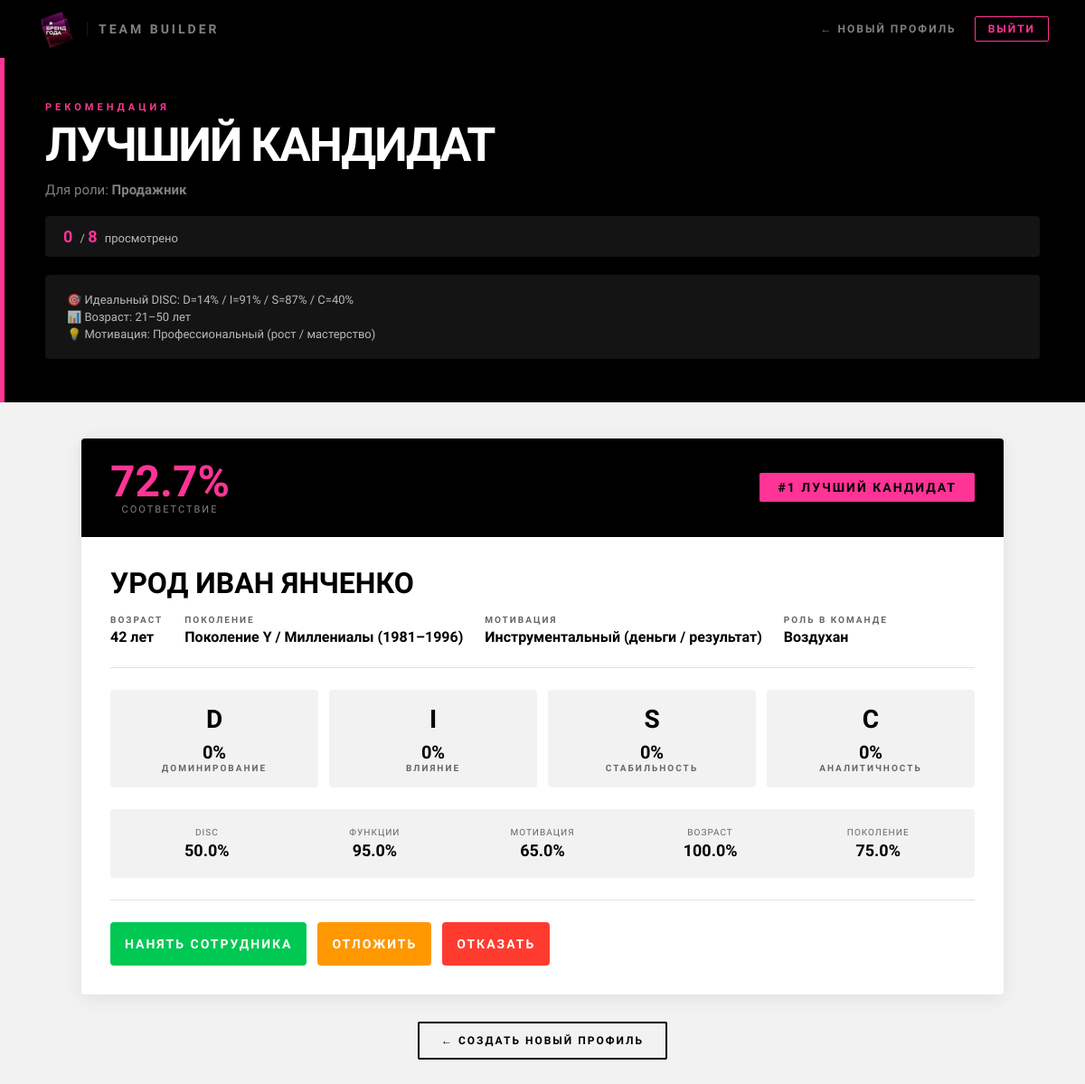
The page /recommendation/1/ (signed in) on the database as committed earlier.
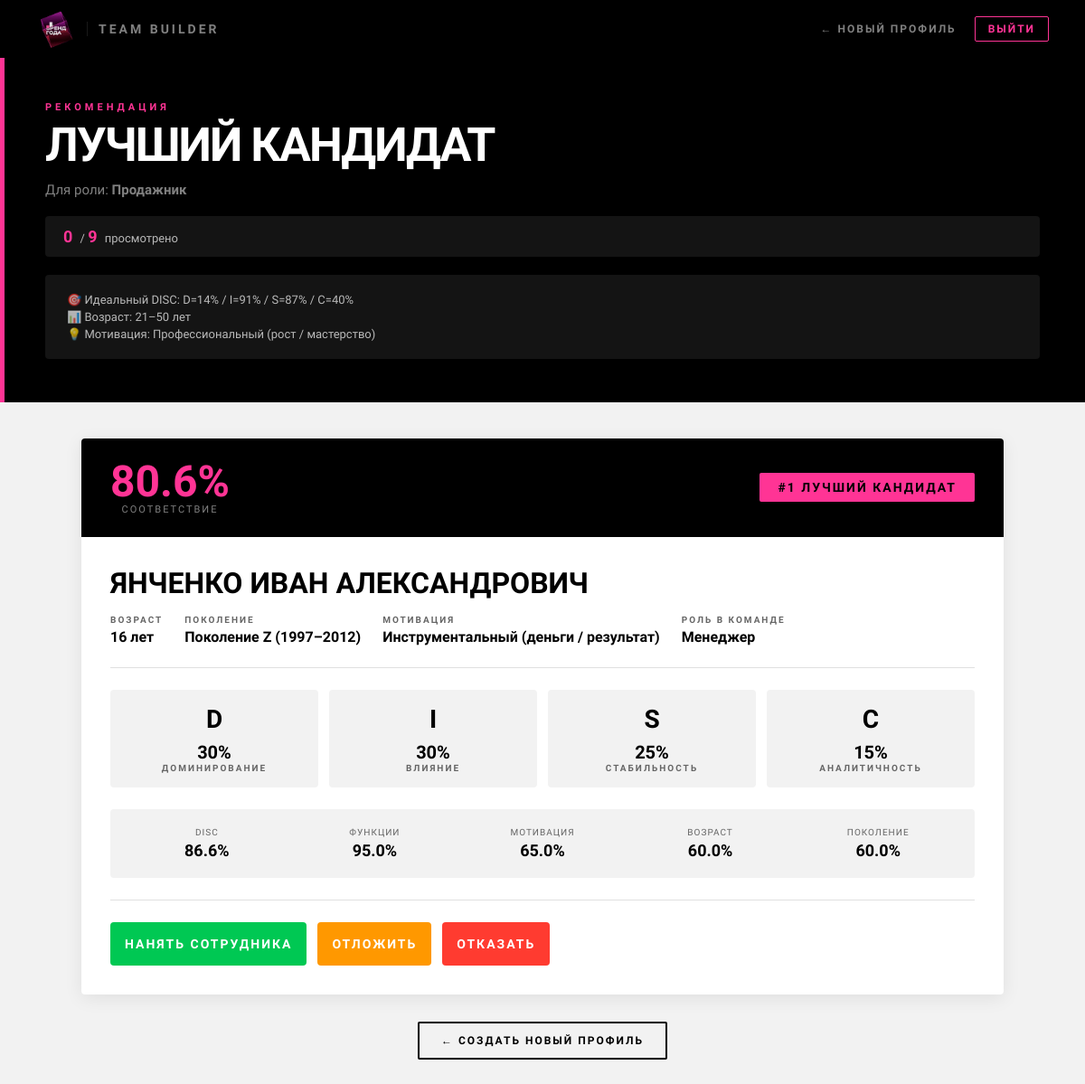
The same page on the database as committed later.
### profiles/models.py (models this page shows, shortened)
class Employee(models.Model):
    fio                 = models.CharField(max_length=255, verbose_name="ФИО")
    is_active_candidate = models.BooleanField(default=True, verbose_name="Активный кандидат")
    disc_scores = models.JSONField(null=True, blank=True, verbose_name="DISC баллы")
    gerchikov_type = models.CharField(
        max_length=50, choices=GERCHIKOV_CHOICES,
        verbose_name="Тип мотивации по Герчикову", blank=True,
    )
    age          = models.PositiveIntegerField(verbose_name="Возраст")
    generation   = models.CharField(max_length=10, choices=GENERATION_CHOICES, blank=True)
    role_in_team = models.CharField(max_length=100, blank=True, verbose_name="Роль в команде")
    salary_block      = models.JSONField(null=True, blank=True, verbose_name="Блок зарплаты")
    motivation_expect = models.TextField(blank=True, verbose_name="Что хочет сотрудник")
    current_team = models.ForeignKey(
        'Team',
        on_delete=models.SET_NULL,
        null=True,
        blank=True,
        related_name='current_members'  # ← ДОБАВЬТЕ ЭТО
    )
    manager = models.ForeignKey(
        CustomUser, on_delete=models.SET_NULL,
        null=True, blank=True, related_name='employees',
    )
    notes      = models.TextField(blank=True)
    created_at = models.DateTimeField(auto_now_add=True)
    class Meta:
        verbose_name = "Сотрудник"
        verbose_name_plural = "Сотрудники"
        ordering = ['-created_at']

### recommendations/views.py (the view)
# urls.py: path('recommendation/<int:profile_id>/', show_recommendation, name='show_recommendation'),
@login_required
def show_recommendation(request, profile_id):
    ideal = get_object_or_404(IdealProfile, id=profile_id, manager=request.user)
    processed_ids = set(
        RecommendationLog.objects.filter(
            manager=request.user,
            ideal_profile=ideal
        ).values_list('employee_id', flat=True)
    )
    pending_ids = set(request.session.get(f'pending_candidates_{profile_id}', []))
    processed_ids.update(pending_ids)
    all_recommendations = get_recommendations(ideal, limit=50)
    top_candidate = None
    for rec in all_recommendations:
        if rec['employee'].id not in processed_ids:
            top_candidate = _enrich_candidate(rec)
            break
    pending_candidates = Employee.objects.filter(id__in=pending_ids) if pending_ids else []
    return render(request, 'recommendations/best_recommendation.html', {
        'ideal':              ideal,
        'top_candidate':      top_candidate,
        'pending_candidates': pending_candidates,
        'all_count':          len(all_recommendations),
        'reviewed_count':     len(processed_ids),
    })

### recommendations/scorer.py (called while the page is built)
def get_recommendations(ideal_profile, limit: int = 10) -> list:
    scorer     = EmployeeScorer(ideal_profile)
    candidates = Employee.objects.filter(is_active_candidate=True)
    results = []
    for emp in candidates:
        result = scorer.score(emp)
        results.append(result)
    results.sort(key=lambda x: x['total'], reverse=True)
    return results[:limit]

    def score(self, employee: Employee) -> dict:
        axes = {
            'disc_fit':       self._disc_fit(employee),
            'motivation_fit': self._motivation_fit(employee),
            'gerchikov_pref': self._gerchikov_pref(employee),
            'gen_style_fit':  self._gen_style_fit(employee),
            'age_fit':        self._age_fit(employee),
        }
        total = sum(axes[k] * WEIGHTS[k] for k in axes) * 100
        return {
            'employee':    employee,
            'total':       round(total, 1),
            'axes':        {k: round(v, 3) for k, v in axes.items()},
            'explanation': self._explain(axes, employee),
        }

### templates/recommendations/best_recommendation.html (shortened to what the changed rows need)
{% load static %}
<!DOCTYPE html>
<html lang="ru">
<head>
    <link rel="stylesheet" href="{% static 'css/base.css' %}">
</head>
<body>
    <div class="hero-banner">
        <div class="hero-inner">
            <h1 class="hero-title">Лучший кандидат</h1>
            <div class="progress-stats">
                <div class="stat-item">
                    <span class="stat-value">{{ reviewed_count }}</span> / <span class="stat-value">{{ all_count }}</span> просмотрено
                </div>
            </div>
        </div>
    </div>
    <main class="page">
        {% if top_candidate %}
            {% with candidate=top_candidate %}
            <div class="candidate-card">
                <div class="score-header">
                    <div class="score-match">
                        <div class="score-value">{{ candidate.score }}%</div>
                        <div class="score-label">соответствие</div>
                    </div>
                </div>
                <div class="candidate-body">
                    <div class="candidate-name">{{ candidate.employee.fio }}</div>
                    <div class="candidate-meta">
                        <div class="meta-item">
                            <span class="meta-label">Возраст</span>
                            <span class="meta-value">{{ candidate.employee.age }} лет</span>
                        </div>
                        <div class="meta-item">
                            <span class="meta-label">Поколение</span>
                            <span class="meta-value">{{ candidate.generation_display|default:"—" }}</span>
                        </div>
                        <div class="meta-item">
                        </div>
                        <div class="meta-item">
                            <span class="meta-label">Роль в команде</span>
                            <span class="meta-value">{{ candidate.employee.role_in_team|default:"—" }}</span>
                        </div>
                    </div>
                    <div class="disc-container">
                        <div class="disc-item {% if candidate.disc_d >= 60 %}high{% endif %}">
                            <div class="disc-letter">D</div>
                            <div class="disc-value">{{ candidate.disc_d }}%</div>
                            <div class="meta-label">Доминирование</div>
                        </div>
                        <div class="disc-item {% if candidate.disc_i >= 60 %}high{% endif %}">
                            <div class="disc-letter">I</div>
                            <div class="disc-value">{{ candidate.disc_i }}%</div>
                            <div class="meta-label">Влияние</div>
                        </div>
                        <div class="disc-item {% if candidate.disc_s >= 60 %}high{% endif %}">
                            <div class="disc-letter">S</div>
                            <div class="disc-value">{{ candidate.disc_s }}%</div>
                            <div class="meta-label">Стабильность</div>
                        </div>
                        <div class="disc-item {% if candidate.disc_c >= 60 %}high{% endif %}">
                            <div class="disc-letter">C</div>
                            <div class="disc-value">{{ candidate.disc_c }}%</div>
                            <div class="meta-label">Аналитичность</div>
                        </div>
                    </div>
                    <div class="breakdown-grid">
                        <div class="breakdown-item">
                            <div class="breakdown-label">DISC</div>
                            <div class="breakdown-value">{{ candidate.breakdown.disc }}%</div>
                        </div>
                        <div class="breakdown-item">
                        </div>
                        <div class="breakdown-item">
                        </div>
                        <div class="breakdown-item">
                            <div class="breakdown-label">Возраст</div>
                            <div class="breakdown-value">{{ candidate.breakdown.age }}%</div>
                        </div>
                        <div class="breakdown-item">
                            <div class="breakdown-label">Поколение</div>
                            <div class="breakdown-value">{{ candidate.breakdown.generation }}%</div>
                        </div>
                    </div>
                    <div class="action-buttons">
                        <form method="post" action="{% url 'hire_employee' ideal.id candidate.employee.id %}">
                        </form>
                        <form method="post" action="{% url 'postpone_employee' ideal.id candidate.employee.id %}">
                        </form>
                        <form method="post" action="{% url 'reject_employee' ideal.id candidate.employee.id %}">
                        </form>
                    </div>
                </div>
            </div>
            {% endwith %}
        {% endif %}
    </main>
</body>
</html>

Rows that differ between the two databases and show on the page:
no longer on this page (row unchanged): Employee: employee.fio "УРОД ИВАН ЯНЧЕНКО", employee.age "42", employee.role_in_team "Воздухан"
added Employee: employee.fio "ЯНЧЕНКО ИВАН АЛЕКСАНДРОВИЧ", employee.age "16", employee.role_in_team "Менеджер"
Other text that changed with them:
{{ all_count }}: "8" → "9"
{{ candidate.score }}: "72.7" → "80.6"
{{ candidate.generation_display|default:"—" }}: "Поколение Y / Миллениалы (1981–1996)" → "Поколение Z (1997–2012)"
{{ candidate.disc_d }}: "0" → "30"
{{ candidate.disc_i }}: "0" → "30"
{{ candidate.disc_s }}: "0" → "25"
{{ candidate.disc_c }}: "0" → "15"
{{ candidate.breakdown.disc }}: "50.0" → "86.6"
{{ candidate.breakdown.age }}: "100.0" → "60.0"
{{ candidate.breakdown.generation }}: "75.0" → "60.0"
